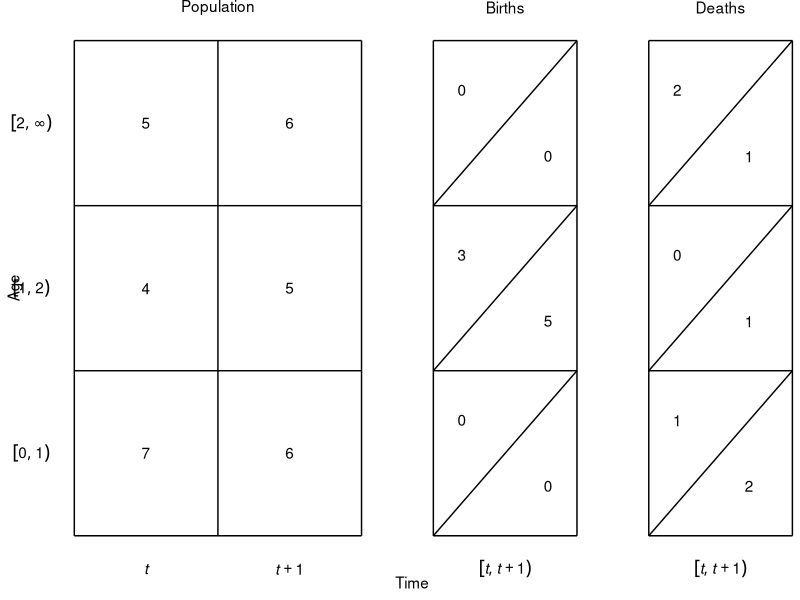

This chart was generated by the following R code:


library(ggplot2)


data_popn_box <- data.frame(x =    c(0, 2, 2, 0, 1, 0, 0),
                            xend = c(2, 2, 0, 0, 1, 2, 2),
                            y =    c(0, 0, 3, 3, 0, 1, 2),
                            yend = c(0, 3, 3, 0, 3, 1, 2))
data_popn_label <- data.frame(x = c(1, 0.5, 1.5, 0.5, 1.5, 0.5, 1.5, 0.5, 1.5),
                              y = c(3.2, 0.5, 0.5, 1.5, 1.5, 2.5, 2.5, -0.2, -0.2),
                              label = c("Population", 7, 6, 4, 5, 5, 6, "italic(t)", "italic(t)+1"))
data_births_box <- data.frame(x =    c(2.5, 3.5, 3.5, 2.5, 2.5, 2.5, 2.5, 2.5, 2.5),
                              xend = c(3.5, 3.5, 2.5, 2.5, 3.5, 3.5, 3.5, 3.5, 3.5),
                              y =    c(0, 0, 3, 3, 1, 2, 0, 1, 2),
                              yend = c(0, 3,   3,     0, 1,   2, 1, 2, 3))
data_births_label <- data.frame(x =  c(3,   2.7, 3.3, 2.7, 3.3, 2.7, 3.3, 3),
                                y =  c(3.2, 0.7, 0.3, 1.7, 1.3, 2.7, 2.3, -0.2),
                                label = c("Births", 0, 0, 3, 5, 0, 0, 'group("[",list(italic(t),italic(t+1)),")")'))
data_deaths_box <- data.frame(x =    c(4, 5, 5, 4, 4, 4, 4, 4, 4),
                              xend = c(5, 5, 4, 4, 5, 5, 5, 5, 5),
                              y =    c(0, 0, 3, 3, 1, 2, 0, 1, 2),
                              yend = c(0, 3, 3, 0, 1, 2, 1, 2, 3))
data_deaths_label <- data.frame(x = c(4.5, 4.2, 4.7, 4.2, 4.7, 4.2, 4.7, 4.5),
                                y = c(3.2, 0.7, 0.3, 1.7, 1.3, 2.7, 2.3, -0.2),
                                label = c("Deaths", 1, 2, 0, 1, 2, 1, 'group("[",list(italic(t),italic(t+1)),")")'))
data_age_label <- data.frame(x = rep(-0.3, 3),
                             y = c(0.5, 1.5, 2.5),
                             label = c('group("[",list(0,1),")")',
                                       'group("[",list(1,2),")")',
                                       'group("[",list(2,infinity),")")'))
                                       
p <- ggplot(data_popn_box, aes(x = x, y = y)) +
    theme_bw() +
    theme(panel.border = element_blank(),
          panel.grid.major = element_blank(),
          panel.grid.minor = element_blank(),
          axis.text = element_blank(),
          axis.ticks = element_blank()) +
    coord_cartesian(expand = FALSE,
                    clip = "off") +
    ## population
    geom_segment(aes(x = x, y = y, xend = xend, yend = yend),
                 data = data_popn_box) +
    geom_text(aes(label = label),
              data = data_popn_label,
              parse = TRUE) +
    ## births
    geom_segment(aes(x = x, y = y, xend = xend, yend = yend),
                 data = data_births_box) +
    geom_text(aes(label = label),
              data = data_births_label,
              parse = TRUE) +
    ## deaths
    geom_segment(aes(x = x, y = y, xend = xend, yend = yend),
                 data = data_deaths_box) +
    geom_text(aes(label = label),
              data = data_deaths_label,
              parse = TRUE) +
    ## age labels
    geom_text(aes(label = label),
              data = data_age_label,
              parse = TRUE) +
    ## other
    xlab("Time") +
    ylab("Age")

# graphics.off()
# pdf(file = "fig_account_noage.pdf",
#     width = 5,
#     height = 1.5)
plot(p)
# dev.off()
